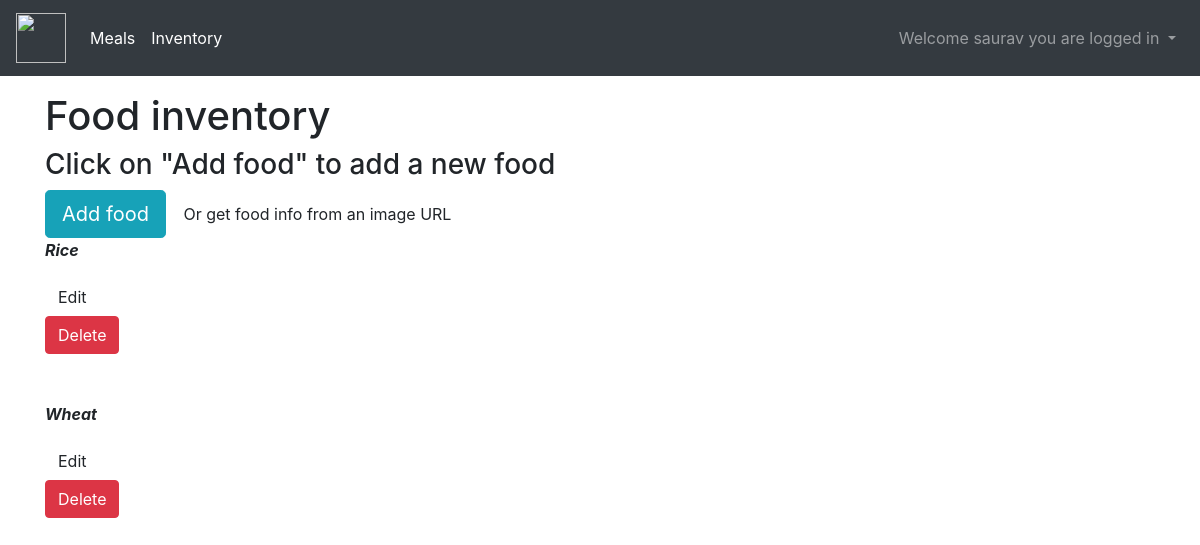
The page /inventory/ (signed in) on the database as committed earlier.
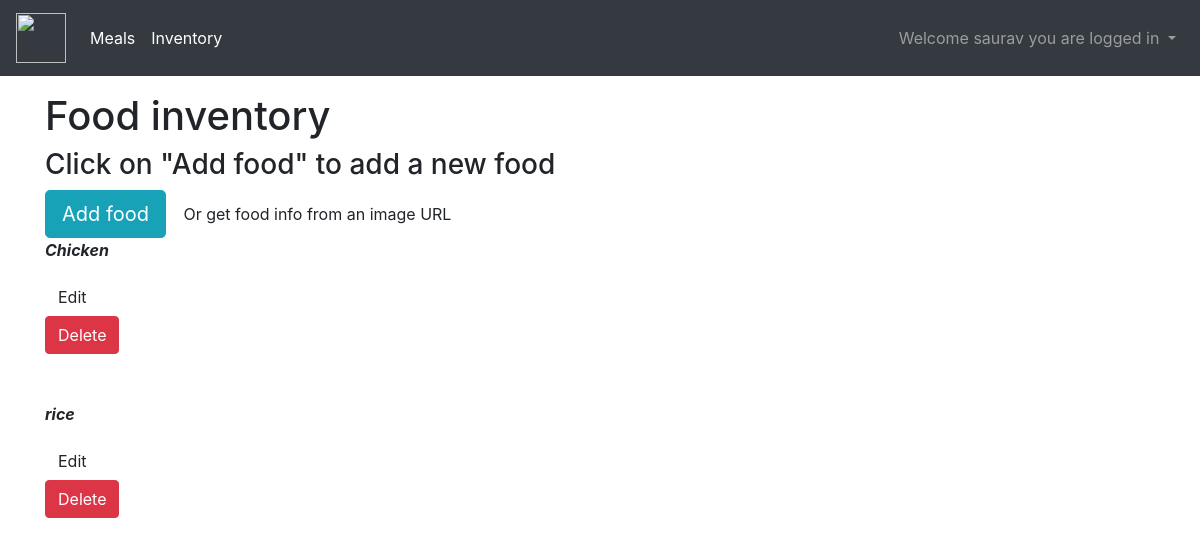
The same page on the database as committed later.
### meals/models.py (models this page shows, shortened)
class Food( models.Model ):
    food_name = models.CharField( max_length=60, default="" )
    user = models.CharField( max_length=60, default="" )
    calories = models.IntegerField( default=0 )
    totalfat = models.IntegerField( default=0 )
    saturatedfat = models.IntegerField( default=0 )
    transfat = models.IntegerField( default=0 )
    carbs = models.IntegerField( default=0 )
    cholestorol = models.IntegerField( default=0 )
    sodium = models.IntegerField( default=0 )
    fiber = models.IntegerField( default=0 )
    sugars = models.IntegerField( default=0 )
    protein = models.IntegerField( default=0 )

### inventory/views.py (the view)
# urls.py: path('', views.index, name='index'),
@login_required
def index(request):
    username = request.user.username
    foods = Food.objects.filter(user=username)
    food_names = []
    for food in foods:
        food_names.append(food)
    form_responses = messages.get_messages(request)
    response_message = None
    for response in form_responses:
        response_message = response
        break
    form_responses.used = True
    return render(request, "webapp/foodinventory.html", {"names": food_names, "response_message": response_message})

### templates/webapp/foodinventory.html (shortened to what this page needs)
{% extends 'webapp/base.html' %}
{% block content %}
<div class="container my-3 ">
    <h1>Food inventory</h1>
    <h3>Click on "Add food" to add a new food</h3>
    <button class="btn btn-info btn-lg" data-target="#addFood" data-toggle="modal" type="button">Add food</button>
    <button class="btn btn-default" data-target="#imglink" data-toggle="collapse" type="button">Or get food info
        from an image URL
    </button>
    {% if names|length == 0 %}
    <p>There are no foods</p>
    {% else %}
    {% for food in names %}
    <br>
    <div class="align" id="spacing">
        <b>  <i> <p>{{ food.food_name }}</p></i> </b>
    </div>
    <div class="align">
        <button class="btn btn-default" data-target="#updateFood{{ food.food_name|cut:" data-toggle="modal"
                type="button">Edit</button>
</div>
<div class="align">
    <form action="/inventory/deletefood" method="POST">
        <button class="btn btn-danger" type="submit">Delete</button>
    </form>
</div>
<br>
{% endfor %}
{% endif %}
{% endblock %}

Rows that differ between the two databases and show on the page:
removed Food: food_name "Rice"
removed Food: food_name "Wheat"
added Food: food_name "Chicken"
added Food: food_name "rice"
